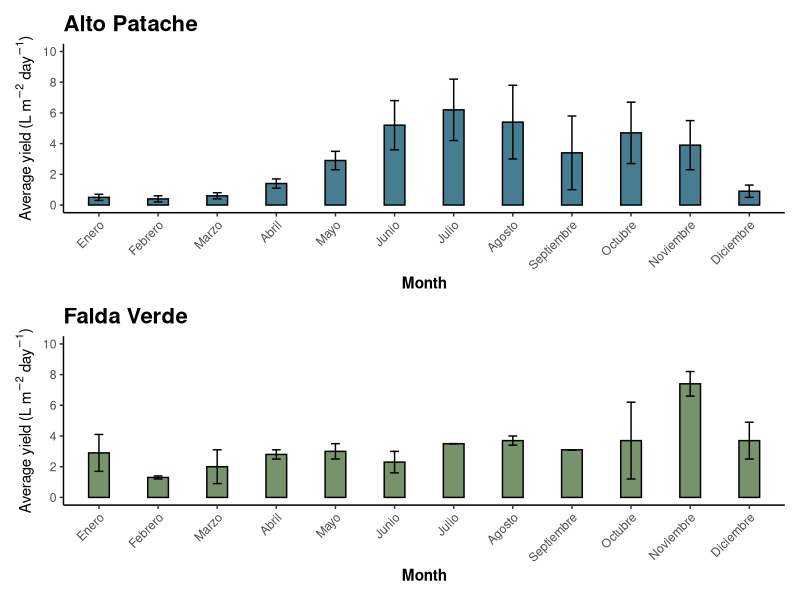
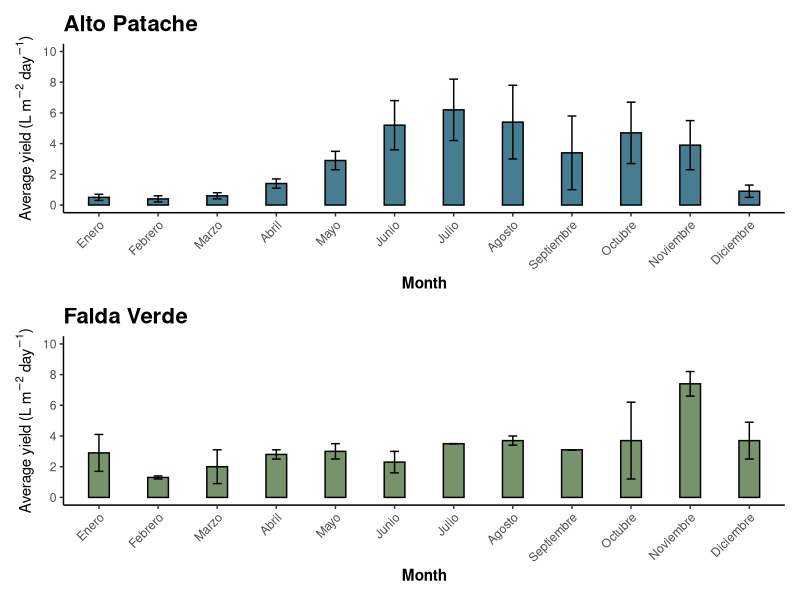
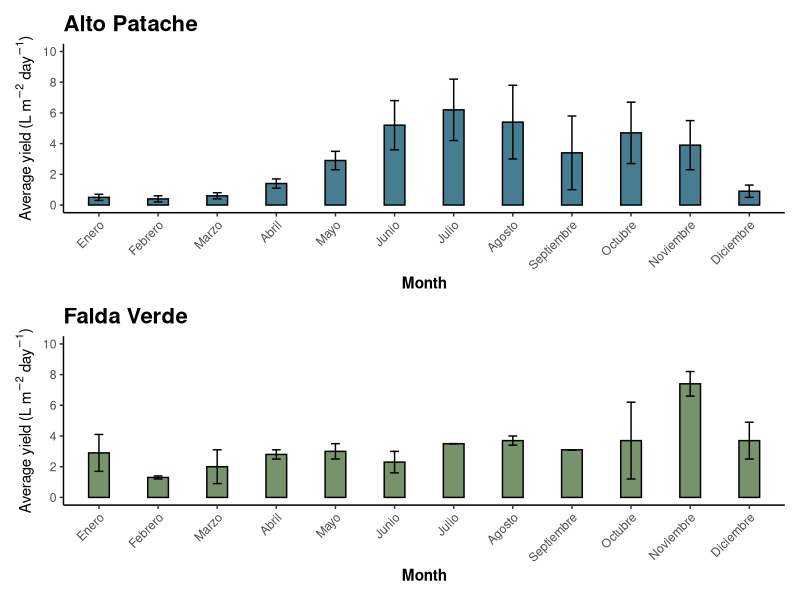

Generate these figures, in order, with R:
#Gráfico de los l/m2 malla capturados desde la niebla en Alto Patache y Falda Verde

library(readxl)
library(tidyverse)

niebla <- read_excel("data/data-bibliografia/data-bibliografia-niebla.xlsx")

names(niebla) <- c(
  "mes",
  "alto_patache",
  "error_alto_patache",
  "falda_verde",
  "error_falda_verde"
)

niebla$mes <- factor(
  niebla$mes,
  levels = c(
    "Enero", "Febrero", "Marzo", "Abril",
    "Mayo", "Junio", "Julio", "Agosto",
    "Septiembre", "Octubre", "Noviembre", "Diciembre"
  )
)


#Grafico Alto Patache

grafico_alto_patache <- ggplot(niebla, aes(x = mes, y = alto_patache)) +
  geom_col(fill = "#477D91", color = "black", width = 0.35) +
  geom_errorbar(
    aes(ymin = alto_patache - error_alto_patache,
        ymax = alto_patache + error_alto_patache),
    width = 0.15
  ) +
  scale_y_continuous(
    limits = c(0, 10),
    breaks = seq(0, 10, 2)
  ) +
  labs(
    x = "Month",
    y = expression("Average yield (L " * m^{-2} * " " * day^{-1} * ")"),
    title = "Alto Patache"
  ) +
  theme_classic() +
  theme(
    plot.title = element_text(face = "bold", size = 16),
    axis.text.x = element_text(angle = 45, hjust = 1),
    axis.title = element_text(face = "bold")
  )


#Grafico Falda Verde

grafico_falda_verde <- ggplot(niebla, aes(x = mes, y = falda_verde)) +
  geom_col(fill = "#77936B", color = "black", width = 0.35) +
  geom_errorbar(
    aes(ymin = falda_verde - error_falda_verde,
        ymax = falda_verde + error_falda_verde),
    width = 0.15
  ) +
  scale_y_continuous(
    limits = c(0, 10),
    breaks = seq(0, 10, 2)
  ) +
  labs(
    x = "Month",
    y = expression("Average yield (L " * m^{-2} * " " * day^{-1} * ")"),
    title = "Falda Verde"
  ) +
  theme_classic() +
  theme(
    plot.title = element_text(face = "bold", size = 16),
    axis.text.x = element_text(angle = 45, hjust = 1),
    axis.title = element_text(face = "bold")
  )


#Unión de los gráficos

library(patchwork)

grafico_niebla <- grafico_alto_patache / grafico_falda_verde

print(grafico_niebla)

#Guardar gráfico en .png

ggsave(
  filename = "plot/01-grafico-niebla.png",
  plot = grafico_niebla,
  width = 9,
  height = 10,
  units = "in",
  dpi = 300
)

#Guardar gráfico en .pdf

ggsave(
  filename = "manuscrito/01-grafico-niebla.pdf",
  plot = grafico_niebla,
  width = 9,
  height = 10
)
